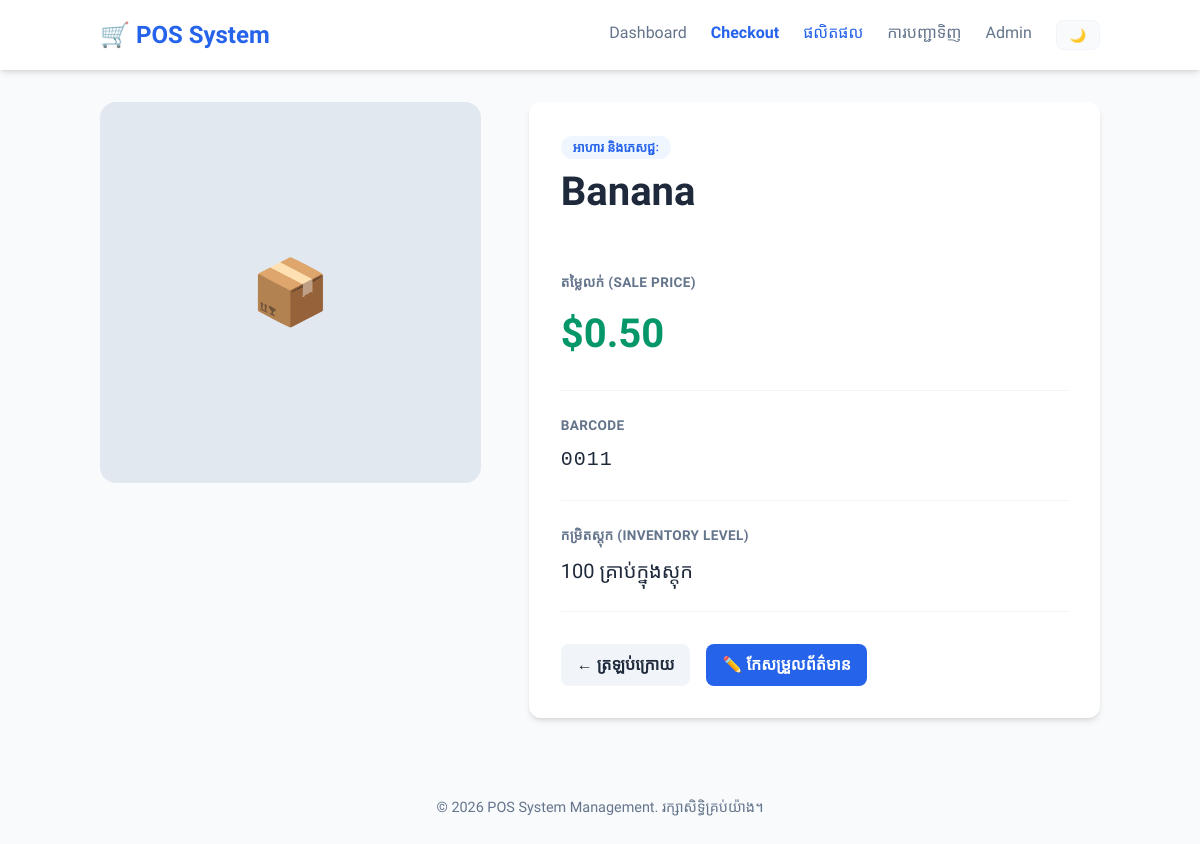
Page /sales/products/3/ on the committed database.
### posdb/sales/models.py (models this page shows, shortened)
class Product(models.Model):
    CATEGORY_CHOICES = [
        ('food',        'អាហារ និងភេសជ្ជៈ'),
        ('electronics', 'អេឡិចត្រូនិក'),
        ('clothing',    'សម្លៀកបំពាក់'),
        ('household',   'គ្រឿងសង្ហារឹម'),
        ('other',       'ផ្សេងៗ'),
    ]
    name       = models.CharField(max_length=200)
    category   = models.CharField(max_length=20, choices=CATEGORY_CHOICES)
    price      = models.DecimalField(max_digits=8, decimal_places=2)   # ឧ. 12.99
    stock      = models.PositiveIntegerField(default=0)                # ចំនួនក្នុងស្តុក
    barcode    = models.CharField(max_length=50, unique=True, blank=True)
    is_active  = models.BooleanField(default=True)                     # លាក់ទំនិញឈប់លក់
    class Meta:
        ordering = ['name']

### posdb/sales/views.py (the view)
# urls.py: path('products/<int:pk>/', views.product_detail, name='product_detail'),
def product_detail(request, pk):
    product = get_object_or_404(Product, pk=pk)
    return render(request, 'sales/product_detail.html', {'product': product})

### lesson 7/posdb/sales/templates/sales/product_detail.html (shortened to what this page needs)
{% extends 'base.html' %}
{% block content %}
<div class="product-detail-container">
    <div class="product-image">
        {% if product.image %}
            <img src="{{ product.image.url }}" alt="{{ product.name }}" style="width: 100%; border-radius: 16px; box-shadow: var(--shadow);">
        {% else %}
            <div class="product-image-placeholder">
                📦
            </div>
        {% endif %}
    </div>
    <div class="card">
        <span class="badge" style="background: #eff6ff; color: #2563eb; margin-bottom: 1rem;">
            {{ product.get_category_display }}
        </span>
        <h1 style="margin: 0 0 1.5rem 0; font-size: 2.5rem;">{{ product.name }}</h1>
        <div class="detail-section">
            <span class="detail-label">តម្លៃលក់ (Sale Price)</span>
            <div class="price-display">${{ product.price|floatformat:2 }}</div>
        </div>
        <div class="detail-section">
            <span class="detail-label">Barcode</span>
            <div class="detail-value" style="font-family: monospace; letter-spacing: 1px;">
                {{ product.barcode|default:"មិនទាន់មាន Barcode" }}
            </div>
        </div>
        <div class="detail-section">
            <span class="detail-label">កម្រិតស្តុក (Inventory Level)</span>
            <div class="detail-value">
                {{ product.stock }} គ្រាប់ក្នុងស្តុក
            </div>
        </div>
        <div class="actions">
            <a href="/sales/products/" class="btn" style="background: #f1f5f9; color: var(--text-main);">
                ← ត្រឡប់ក្រោយ
            </a>
            <a href="/admin/sales/product/{{ product.id }}/change/" class="btn btn-primary" target="_blank">
                ✏️ កែសម្រួលព័ត៌មាន
            </a>
        </div>
    </div>
</div>
{% endblock %}

### rows in the picture
Product: category "អាហារ និងភេសជ្ជៈ", name "Banana", price "0.50", barcode "0011", stock "100"
